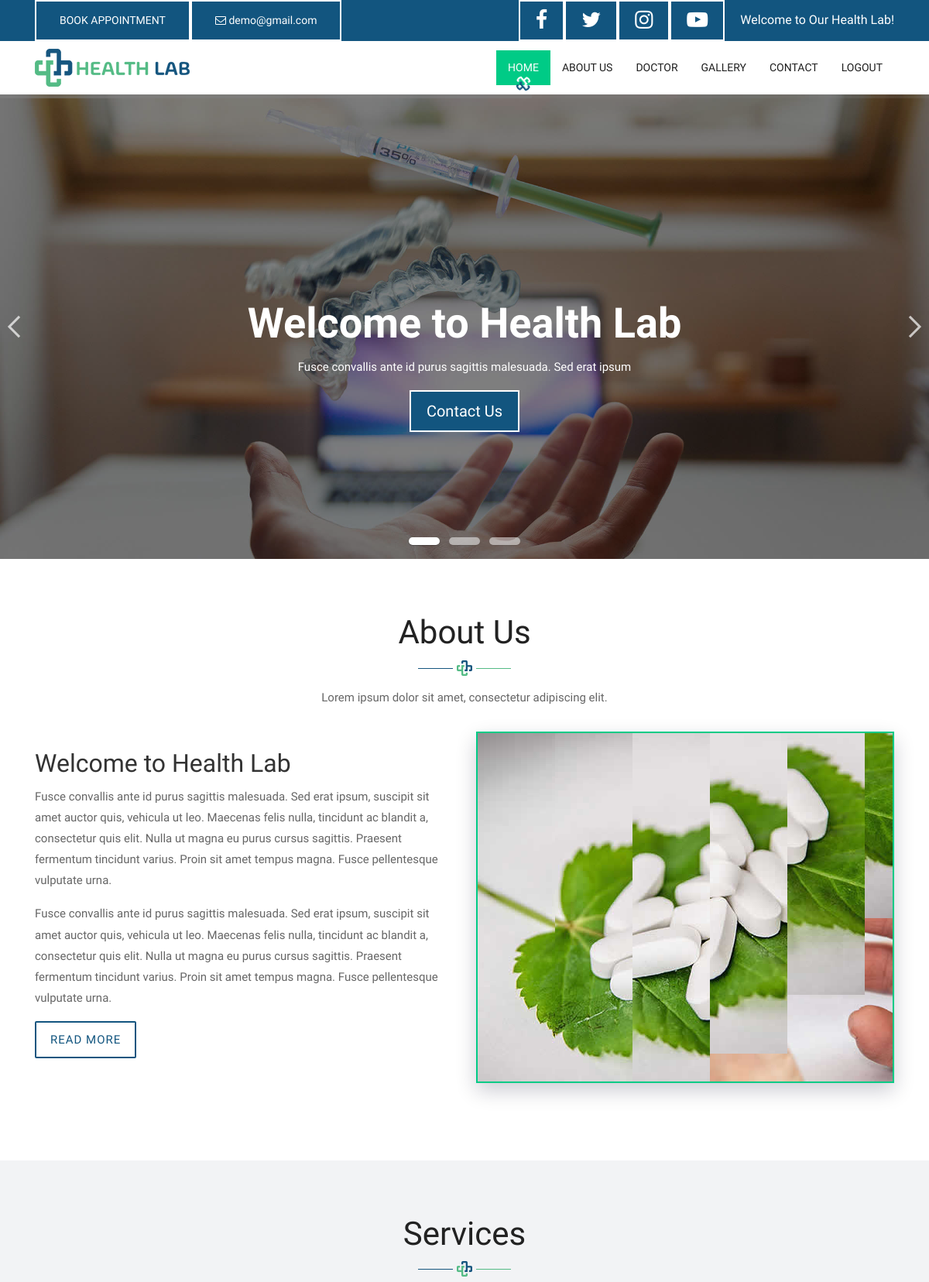
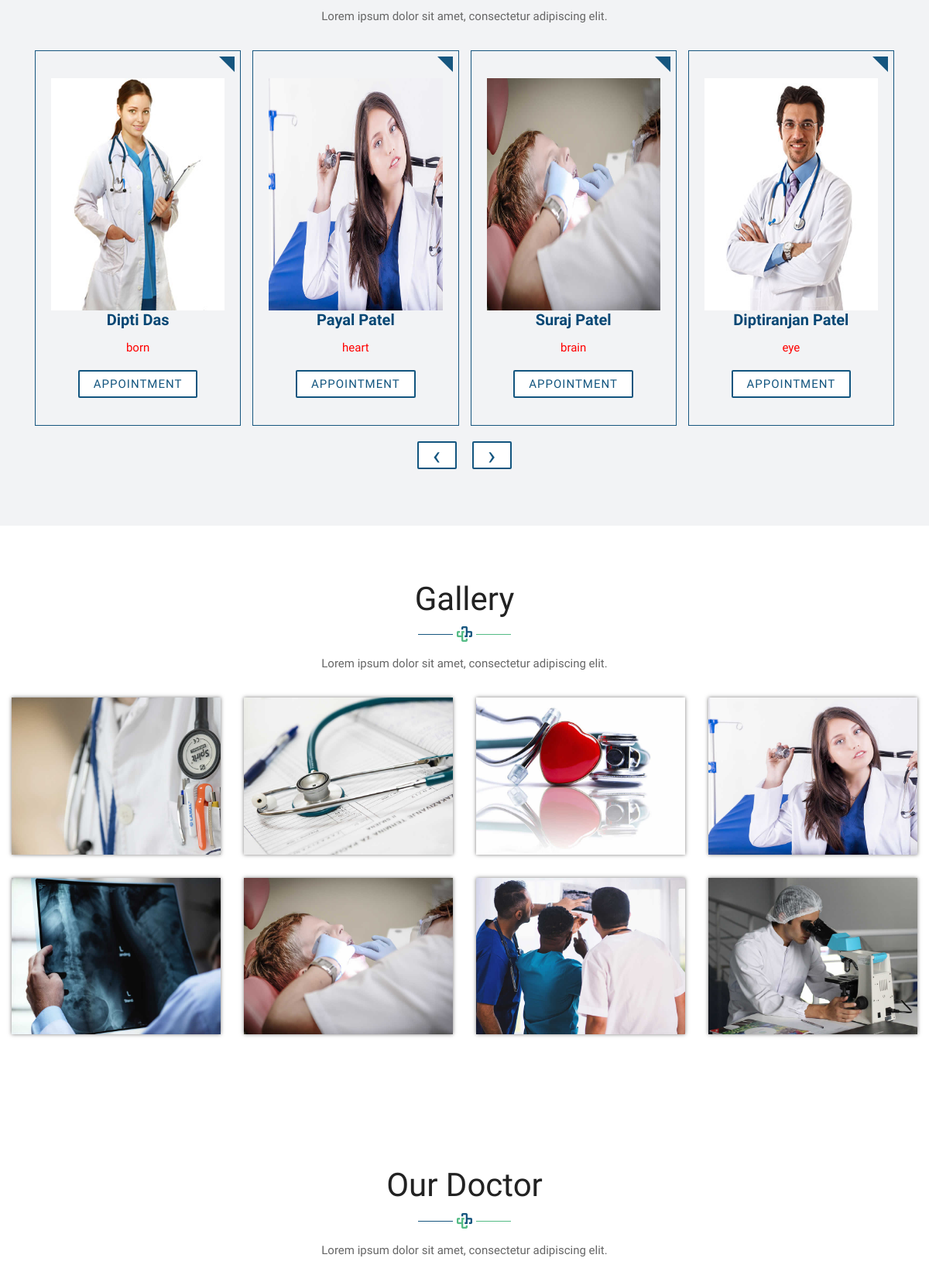
The page / (upper part) on the database its author committed (2 pictures, top to bottom).
### hospital/models.py (models this page shows, shortened)
class Docter(models.Model):
    f_name=models.CharField(max_length=30)
    l_name=models.CharField(max_length=30)
    email=models.EmailField(unique=True)
    mobile=models.CharField(max_length=15)
    password=models.CharField(max_length=32)
    specilist=models.CharField(max_length=32)
    pic=models.FileField(upload_to='user profile',default='avatar.png')

### myapp/views.py (the view)
# urls.py: path('',views.index,name='index'),
def index(request):
    alldoc=Docter.objects.all()
    fff={
        'alldoc':alldoc
    }
    return render(request,'index.html',fff)

### myapp/templates/index.html (shortened to what this page needs)
{% extends 'header.html' %}
{% load static %}
{% block content %}
<!DOCTYPE html>
<html lang="en">
<head>
    <link rel="stylesheet" href="{% static 'css/bootstrap.min.css' %}">
    <link rel="stylesheet" href="{% static 'css/pogo-slider.min.css' %}">
    <link rel="stylesheet" href="{% static 'css/style.css' %}">
    <link rel="stylesheet" href="{% static 'css/responsive.css' %}">
    <link rel="stylesheet" href="{% static 'css/custom.css' %}">
</head>
	<div class="ulockd-home-slider">
		<div class="container-fluid">
			<div class="row">
				<div class="pogoSlider" id="js-main-slider">
					<div class="pogoSlider-slide" data-transition="fade" data-duration="1500" style="background-image:url('{% static 'images/slider-01.jpg' %}')">
						<div class="lbox-caption pogoSlider-slide-element">
							<div class="lbox-details">
								<h1>Welcome to Health Lab</h1>
								<p>Fusce convallis ante id purus sagittis malesuada. Sed erat ipsum </p>
								<a href="#" class="btn">Contact Us</a>
							</div>
						</div>
					</div>
				</div>
			</div>
		</div>
	</div>
	<div id="about" class="about-box">
		<div class="about-a1">
			<div class="container">
				<div class="row">
					<div class="col-lg-12">
						<div class="title-box">
							<h2>About Us</h2>
							<p>Lorem ipsum dolor sit amet, consectetur adipiscing elit. </p>
						</div>
					</div>
				</div>
				<div class="row">
					<div class="col-lg-12 col-md-12 col-sm-12">
						<div class="row align-items-center about-main-info">
							<div class="col-lg-6 col-md-6 col-sm-12">
								<h2> Welcome to Health Lab </h2>
								<p>Fusce convallis ante id purus sagittis malesuada. Sed erat ipsum, suscipit sit amet auctor quis, vehicula ut leo. Maecenas felis nulla, tincidunt ac blandit a, consectetur quis elit. Nulla ut magna eu purus cursus sagittis. Praesent fermentum tincidunt varius. Proin sit amet tempus magna. Fusce pellentesque vulputate urna. </p>
								<p>Fusce convallis ante id purus sagittis malesuada. Sed erat ipsum, suscipit sit amet auctor quis, vehicula ut leo. Maecenas felis nulla, tincidunt ac blandit a, consectetur quis elit. Nulla ut magna eu purus cursus sagittis. Praesent fermentum tincidunt varius. Proin sit amet tempus magna. Fusce pellentesque vulputate urna. </p>
								<a href="#" class="new-btn-d br-2">Read More</a>
							</div>
							<div class="col-lg-6 col-md-6 col-sm-12">
								<div class="about-m">
									<ul id="banner">
										<li>
										</li>
										<li>
										</li>
									</ul>
								</div>
							</div>
						</div>
					</div>
				</div>
			</div>
		</div>
	</div>
	<div id="services" class="services-box">
		<div class="container">
			<div class="row">
				<div class="col-lg-12">
					<div class="title-box">
						<h2>Services</h2>
						<p>Lorem ipsum dolor sit amet, consectetur adipiscing elit. </p>
					</div>
				</div>
			</div>
			<div class="row">
				<div class="col-lg-12">
					<div class="owl-carousel owl-theme">
						{% for i in alldoc %}
						<div class="item">
							<div class="serviceBox">
								<div >
									<img src="{{i.pic.url}}" alt="" title="" height="300" width="200">
								</div>
								<h3 class="title">{{i.f_name}} {{i.l_name}}</h3>
								<h1 class="description" style="color:red">{{i.specilist}}</h1>
								<a href="{% url 'plogin' %}" class="new-btn-d br-2">Appointment</a>
							</div>
						</div>
						{% endfor %}
					</div>
				</div>
			</div>
		</div>
	</div>
	<div id="gallery" class="gallery-box">
		<div class="container-fluid">
			<div class="row">
				<div class="col-lg-12">
					<div class="title-box">
						<h2>Gallery</h2>
						<p>Lorem ipsum dolor sit amet, consectetur adipiscing elit. </p>
					</div>
				</div>
			</div>
			<div class="popup-gallery row clearfix">
				<div class="col-md-3 col-sm-6">
					<div class="box-gallery">
						<img src="{% static 'images/gallery-01.jpg' %}" alt="">
						<div class="box-content">
						</div>
					</div>
				</div>
				<div class="col-md-3 col-sm-6">
					<div class="box-gallery">
						<img src="{% static 'images/gallery-02.jpg' %}" alt="">
						<div class="box-content">
						</div>
					</div>
				</div>
				<div class="col-md-3 col-sm-6">
					<div class="box-gallery">
						<img src="{% static 'images/gallery-03.jpg' %}" alt="">
						<div class="box-content">
						</div>
					</div>
				</div>
				<div class="col-md-3 col-sm-6">
					<div class="box-gallery">
						<img src="{% static 'images/gallery-04.jpg' %}" alt="">
						<div class="box-content">
						</div>
					</div>
				</div>
				<div class="col-md-3 col-sm-6">
					<div class="box-gallery">
						<img src="{% static 'images/gallery-05.jpg' %}" alt="">
						<div class="box-content">
						</div>
					</div>
				</div>
				<div class="col-md-3 col-sm-6">
					<div class="box-gallery">
						<img src="{% static 'images/gallery-06.jpg' %}" alt="">
						<div class="box-content">
						</div>
					</div>
				</div>
				<div class="col-md-3 col-sm-6">
					<div class="box-gallery">
						<img src="{% static 'images/gallery-07.jpg' %}" alt="">
						<div class="box-content">
						</div>
					</div>
				</div>
				<div class="col-md-3 col-sm-6">
					<div class="box-gallery">
						<img src="{% static 'images/gallery-08.jpg' %}" alt="">
						<div class="box-content">
						</div>
					</div>
				</div>
			</div>
		</div>
	</div>
	<div id="team" class="team-box">
		<div class="container">
			<div class="row">
				<div class="col-lg-12">
					<div class="title-box">
						<h2>Our Doctor</h2>
						<p>Lorem ipsum dolor sit amet, consectetur adipiscing elit. </p>
					</div>
				</div>
			</div>
		</div>
	</div>
{% endblock %}

### rows shown on the page
Docter: pic (picture), f_name "Dipti", l_name "Das", specilist "born"
Docter: pic (picture), f_name "Payal", l_name "Patel", specilist "heart"
Docter: pic (picture), f_name "Suraj", l_name "Patel", specilist "brain"
Docter: pic (picture), f_name "Diptiranjan", l_name "Patel", specilist "eye"
